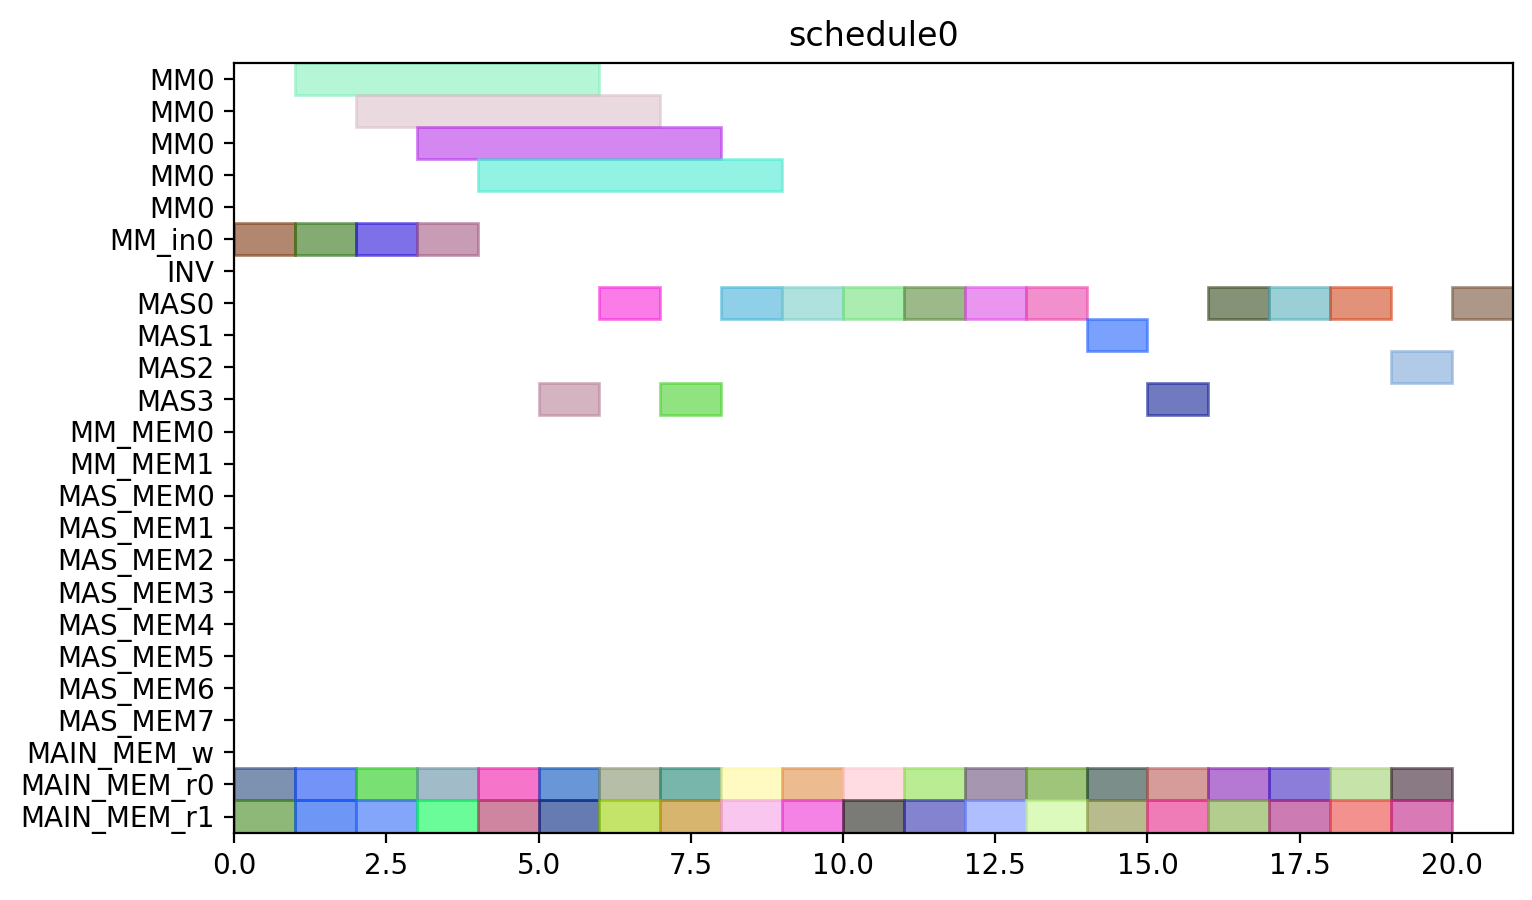

Reproduce this figure in Python.
from pyschedule import Scenario, solvers, plotters, alt


def solve():
	horizon = 131
	S = Scenario("schedule0", horizon=horizon)

	# resource
	MM = S.Resources('MM', num=1, size=5)
	MM_in = S.Resources('MM_in', num=1)
	INV = S.Resource('INV')
	MAS = S.Resources('MAS', num=4, size=1, periods=range(1, horizon))
	MM_MEM = S.Resources('MM_MEM', num=2)
	MAS_MEM = S.Resources('MAS_MEM', num=8)
	MAIN_MEM_w = S.Resource('MAIN_MEM_w', size=1)
	MAIN_MEM_r = S.Resources('MAIN_MEM_r', num=2)

	# result of previous scheduling

	# new tasks
	c_aa_a1_0 = S.Task('c_aa_a1_0', length=1, delay_cost=1)
	c_aa_a1_0 += alt(MAS)

	c_aa_a1_0_mem0 = S.Task('c_aa_a1_0_mem0', length=1, delay_cost=1)
	c_aa_a1_0_mem0 += MAIN_MEM_r[0]
	S += c_aa_a1_0_mem0 <= c_aa_a1_0

	c_aa_a1_0_mem1 = S.Task('c_aa_a1_0_mem1', length=1, delay_cost=1)
	c_aa_a1_0_mem1 += MAIN_MEM_r[1]
	S += c_aa_a1_0_mem1 <= c_aa_a1_0

	c_aa_a1_1 = S.Task('c_aa_a1_1', length=1, delay_cost=1)
	c_aa_a1_1 += alt(MAS)

	c_aa_a1_1_mem0 = S.Task('c_aa_a1_1_mem0', length=1, delay_cost=1)
	c_aa_a1_1_mem0 += MAIN_MEM_r[0]
	S += c_aa_a1_1_mem0 <= c_aa_a1_1

	c_aa_a1_1_mem1 = S.Task('c_aa_a1_1_mem1', length=1, delay_cost=1)
	c_aa_a1_1_mem1 += MAIN_MEM_r[1]
	S += c_aa_a1_1_mem1 <= c_aa_a1_1

	c_aa_t10 = S.Task('c_aa_t10', length=1, delay_cost=1)
	c_aa_t10 += alt(MAS)

	c_aa_t10_mem0 = S.Task('c_aa_t10_mem0', length=1, delay_cost=1)
	c_aa_t10_mem0 += MAIN_MEM_r[0]
	S += c_aa_t10_mem0 <= c_aa_t10

	c_aa_t10_mem1 = S.Task('c_aa_t10_mem1', length=1, delay_cost=1)
	c_aa_t10_mem1 += MAIN_MEM_r[1]
	S += c_aa_t10_mem1 <= c_aa_t10

	c_aa_t11 = S.Task('c_aa_t11', length=1, delay_cost=1)
	c_aa_t11 += alt(MAS)

	c_aa_t11_mem0 = S.Task('c_aa_t11_mem0', length=1, delay_cost=1)
	c_aa_t11_mem0 += MAIN_MEM_r[0]
	S += c_aa_t11_mem0 <= c_aa_t11

	c_aa_t11_mem1 = S.Task('c_aa_t11_mem1', length=1, delay_cost=1)
	c_aa_t11_mem1 += MAIN_MEM_r[1]
	S += c_aa_t11_mem1 <= c_aa_t11

	c_aa_t3_t0_in = S.Task('c_aa_t3_t0_in', length=1, delay_cost=1)
	c_aa_t3_t0_in += alt(MM_in)
	c_aa_t3_t0 = S.Task('c_aa_t3_t0', length=5, delay_cost=1)
	c_aa_t3_t0 += alt(MM)
	S += c_aa_t3_t0>=c_aa_t3_t0_in

	c_aa_t3_t0_mem0 = S.Task('c_aa_t3_t0_mem0', length=1, delay_cost=1)
	c_aa_t3_t0_mem0 += MAIN_MEM_r[0]
	S += c_aa_t3_t0_mem0 <= c_aa_t3_t0

	c_aa_t3_t0_mem1 = S.Task('c_aa_t3_t0_mem1', length=1, delay_cost=1)
	c_aa_t3_t0_mem1 += MAIN_MEM_r[1]
	S += c_aa_t3_t0_mem1 <= c_aa_t3_t0

	c_aa_t3_t1_in = S.Task('c_aa_t3_t1_in', length=1, delay_cost=1)
	c_aa_t3_t1_in += alt(MM_in)
	c_aa_t3_t1 = S.Task('c_aa_t3_t1', length=5, delay_cost=1)
	c_aa_t3_t1 += alt(MM)
	S += c_aa_t3_t1>=c_aa_t3_t1_in

	c_aa_t3_t1_mem0 = S.Task('c_aa_t3_t1_mem0', length=1, delay_cost=1)
	c_aa_t3_t1_mem0 += MAIN_MEM_r[0]
	S += c_aa_t3_t1_mem0 <= c_aa_t3_t1

	c_aa_t3_t1_mem1 = S.Task('c_aa_t3_t1_mem1', length=1, delay_cost=1)
	c_aa_t3_t1_mem1 += MAIN_MEM_r[1]
	S += c_aa_t3_t1_mem1 <= c_aa_t3_t1

	c_aa_t3_t2 = S.Task('c_aa_t3_t2', length=1, delay_cost=1)
	c_aa_t3_t2 += alt(MAS)

	c_aa_t3_t2_mem0 = S.Task('c_aa_t3_t2_mem0', length=1, delay_cost=1)
	c_aa_t3_t2_mem0 += MAIN_MEM_r[0]
	S += c_aa_t3_t2_mem0 <= c_aa_t3_t2

	c_aa_t3_t2_mem1 = S.Task('c_aa_t3_t2_mem1', length=1, delay_cost=1)
	c_aa_t3_t2_mem1 += MAIN_MEM_r[1]
	S += c_aa_t3_t2_mem1 <= c_aa_t3_t2

	c_aa_t3_t3 = S.Task('c_aa_t3_t3', length=1, delay_cost=1)
	c_aa_t3_t3 += alt(MAS)

	c_aa_t3_t3_mem0 = S.Task('c_aa_t3_t3_mem0', length=1, delay_cost=1)
	c_aa_t3_t3_mem0 += MAIN_MEM_r[0]
	S += c_aa_t3_t3_mem0 <= c_aa_t3_t3

	c_aa_t3_t3_mem1 = S.Task('c_aa_t3_t3_mem1', length=1, delay_cost=1)
	c_aa_t3_t3_mem1 += MAIN_MEM_r[1]
	S += c_aa_t3_t3_mem1 <= c_aa_t3_t3

	c_bb_a1_0 = S.Task('c_bb_a1_0', length=1, delay_cost=1)
	c_bb_a1_0 += alt(MAS)

	c_bb_a1_0_mem0 = S.Task('c_bb_a1_0_mem0', length=1, delay_cost=1)
	c_bb_a1_0_mem0 += MAIN_MEM_r[0]
	S += c_bb_a1_0_mem0 <= c_bb_a1_0

	c_bb_a1_0_mem1 = S.Task('c_bb_a1_0_mem1', length=1, delay_cost=1)
	c_bb_a1_0_mem1 += MAIN_MEM_r[1]
	S += c_bb_a1_0_mem1 <= c_bb_a1_0

	c_bb_a1_1 = S.Task('c_bb_a1_1', length=1, delay_cost=1)
	c_bb_a1_1 += alt(MAS)

	c_bb_a1_1_mem0 = S.Task('c_bb_a1_1_mem0', length=1, delay_cost=1)
	c_bb_a1_1_mem0 += MAIN_MEM_r[0]
	S += c_bb_a1_1_mem0 <= c_bb_a1_1

	c_bb_a1_1_mem1 = S.Task('c_bb_a1_1_mem1', length=1, delay_cost=1)
	c_bb_a1_1_mem1 += MAIN_MEM_r[1]
	S += c_bb_a1_1_mem1 <= c_bb_a1_1

	c_bb_t10 = S.Task('c_bb_t10', length=1, delay_cost=1)
	c_bb_t10 += alt(MAS)

	c_bb_t10_mem0 = S.Task('c_bb_t10_mem0', length=1, delay_cost=1)
	c_bb_t10_mem0 += MAIN_MEM_r[0]
	S += c_bb_t10_mem0 <= c_bb_t10

	c_bb_t10_mem1 = S.Task('c_bb_t10_mem1', length=1, delay_cost=1)
	c_bb_t10_mem1 += MAIN_MEM_r[1]
	S += c_bb_t10_mem1 <= c_bb_t10

	c_bb_t11 = S.Task('c_bb_t11', length=1, delay_cost=1)
	c_bb_t11 += alt(MAS)

	c_bb_t11_mem0 = S.Task('c_bb_t11_mem0', length=1, delay_cost=1)
	c_bb_t11_mem0 += MAIN_MEM_r[0]
	S += c_bb_t11_mem0 <= c_bb_t11

	c_bb_t11_mem1 = S.Task('c_bb_t11_mem1', length=1, delay_cost=1)
	c_bb_t11_mem1 += MAIN_MEM_r[1]
	S += c_bb_t11_mem1 <= c_bb_t11

	c_bb_t3_t0_in = S.Task('c_bb_t3_t0_in', length=1, delay_cost=1)
	c_bb_t3_t0_in += alt(MM_in)
	c_bb_t3_t0 = S.Task('c_bb_t3_t0', length=5, delay_cost=1)
	c_bb_t3_t0 += alt(MM)
	S += c_bb_t3_t0>=c_bb_t3_t0_in

	c_bb_t3_t0_mem0 = S.Task('c_bb_t3_t0_mem0', length=1, delay_cost=1)
	c_bb_t3_t0_mem0 += MAIN_MEM_r[0]
	S += c_bb_t3_t0_mem0 <= c_bb_t3_t0

	c_bb_t3_t0_mem1 = S.Task('c_bb_t3_t0_mem1', length=1, delay_cost=1)
	c_bb_t3_t0_mem1 += MAIN_MEM_r[1]
	S += c_bb_t3_t0_mem1 <= c_bb_t3_t0

	c_bb_t3_t1_in = S.Task('c_bb_t3_t1_in', length=1, delay_cost=1)
	c_bb_t3_t1_in += alt(MM_in)
	c_bb_t3_t1 = S.Task('c_bb_t3_t1', length=5, delay_cost=1)
	c_bb_t3_t1 += alt(MM)
	S += c_bb_t3_t1>=c_bb_t3_t1_in

	c_bb_t3_t1_mem0 = S.Task('c_bb_t3_t1_mem0', length=1, delay_cost=1)
	c_bb_t3_t1_mem0 += MAIN_MEM_r[0]
	S += c_bb_t3_t1_mem0 <= c_bb_t3_t1

	c_bb_t3_t1_mem1 = S.Task('c_bb_t3_t1_mem1', length=1, delay_cost=1)
	c_bb_t3_t1_mem1 += MAIN_MEM_r[1]
	S += c_bb_t3_t1_mem1 <= c_bb_t3_t1

	c_bb_t3_t2 = S.Task('c_bb_t3_t2', length=1, delay_cost=1)
	c_bb_t3_t2 += alt(MAS)

	c_bb_t3_t2_mem0 = S.Task('c_bb_t3_t2_mem0', length=1, delay_cost=1)
	c_bb_t3_t2_mem0 += MAIN_MEM_r[0]
	S += c_bb_t3_t2_mem0 <= c_bb_t3_t2

	c_bb_t3_t2_mem1 = S.Task('c_bb_t3_t2_mem1', length=1, delay_cost=1)
	c_bb_t3_t2_mem1 += MAIN_MEM_r[1]
	S += c_bb_t3_t2_mem1 <= c_bb_t3_t2

	c_bb_t3_t3 = S.Task('c_bb_t3_t3', length=1, delay_cost=1)
	c_bb_t3_t3 += alt(MAS)

	c_bb_t3_t3_mem0 = S.Task('c_bb_t3_t3_mem0', length=1, delay_cost=1)
	c_bb_t3_t3_mem0 += MAIN_MEM_r[0]
	S += c_bb_t3_t3_mem0 <= c_bb_t3_t3

	c_bb_t3_t3_mem1 = S.Task('c_bb_t3_t3_mem1', length=1, delay_cost=1)
	c_bb_t3_t3_mem1 += MAIN_MEM_r[1]
	S += c_bb_t3_t3_mem1 <= c_bb_t3_t3

	c_cc_a1_0 = S.Task('c_cc_a1_0', length=1, delay_cost=1)
	c_cc_a1_0 += alt(MAS)

	c_cc_a1_0_mem0 = S.Task('c_cc_a1_0_mem0', length=1, delay_cost=1)
	c_cc_a1_0_mem0 += MAIN_MEM_r[0]
	S += c_cc_a1_0_mem0 <= c_cc_a1_0

	c_cc_a1_0_mem1 = S.Task('c_cc_a1_0_mem1', length=1, delay_cost=1)
	c_cc_a1_0_mem1 += MAIN_MEM_r[1]
	S += c_cc_a1_0_mem1 <= c_cc_a1_0

	c_cc_a1_1 = S.Task('c_cc_a1_1', length=1, delay_cost=1)
	c_cc_a1_1 += alt(MAS)

	c_cc_a1_1_mem0 = S.Task('c_cc_a1_1_mem0', length=1, delay_cost=1)
	c_cc_a1_1_mem0 += MAIN_MEM_r[0]
	S += c_cc_a1_1_mem0 <= c_cc_a1_1

	c_cc_a1_1_mem1 = S.Task('c_cc_a1_1_mem1', length=1, delay_cost=1)
	c_cc_a1_1_mem1 += MAIN_MEM_r[1]
	S += c_cc_a1_1_mem1 <= c_cc_a1_1

	c_cc_t10 = S.Task('c_cc_t10', length=1, delay_cost=1)
	c_cc_t10 += alt(MAS)

	c_cc_t10_mem0 = S.Task('c_cc_t10_mem0', length=1, delay_cost=1)
	c_cc_t10_mem0 += MAIN_MEM_r[0]
	S += c_cc_t10_mem0 <= c_cc_t10

	c_cc_t10_mem1 = S.Task('c_cc_t10_mem1', length=1, delay_cost=1)
	c_cc_t10_mem1 += MAIN_MEM_r[1]
	S += c_cc_t10_mem1 <= c_cc_t10

	c_cc_t11 = S.Task('c_cc_t11', length=1, delay_cost=1)
	c_cc_t11 += alt(MAS)

	c_cc_t11_mem0 = S.Task('c_cc_t11_mem0', length=1, delay_cost=1)
	c_cc_t11_mem0 += MAIN_MEM_r[0]
	S += c_cc_t11_mem0 <= c_cc_t11

	c_cc_t11_mem1 = S.Task('c_cc_t11_mem1', length=1, delay_cost=1)
	c_cc_t11_mem1 += MAIN_MEM_r[1]
	S += c_cc_t11_mem1 <= c_cc_t11

	solvers.mip.solve(S,msg=1,kind='CPLEX',ratio_gap=1.01)

	solution = [['hoge']*len(S.solution()[1]) for i in range(len(S.solution()))]
	for i in range(len(S.solution())):
		for j in range(len(S.solution()[i])):
			solution[i][j]=str(S.solution()[i][j])
	print(solution)

	cycles = int(solution[-1][3])

	pic_file_name = "/home/mfukuda/ABE/python/multiRAM_multiMAS/scheduling_result/stage5MM1_stage1MAS4/INV/schedule0.png"
	if(S.solution() != []):
		plotters.matplotlib.plot(S,img_filename=pic_file_name, show_task_labels=False, fig_size=(cycles*0.25+3, 5))

	return solution
